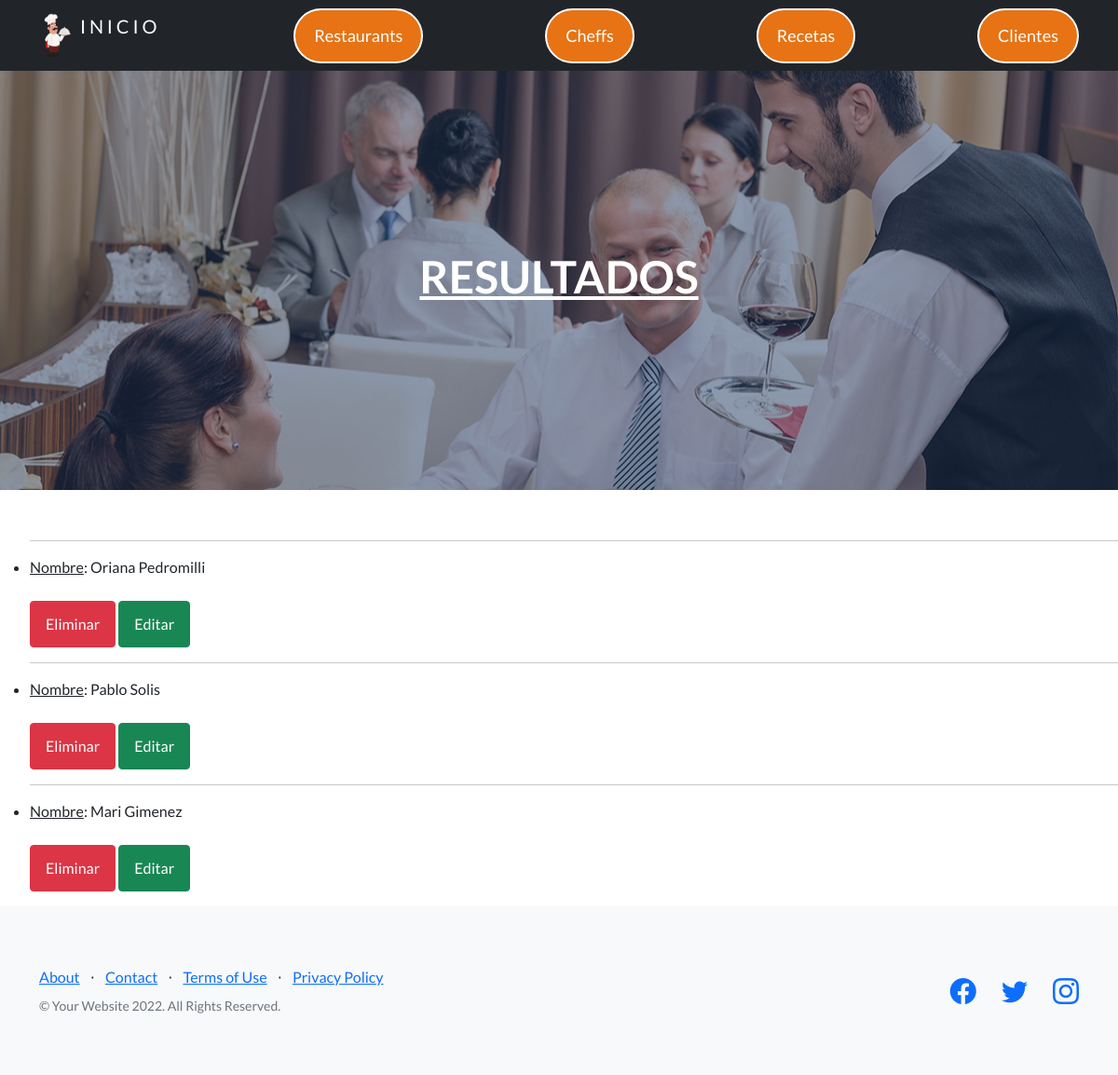
The app's page /Capuchino/leerCliente/, older data.
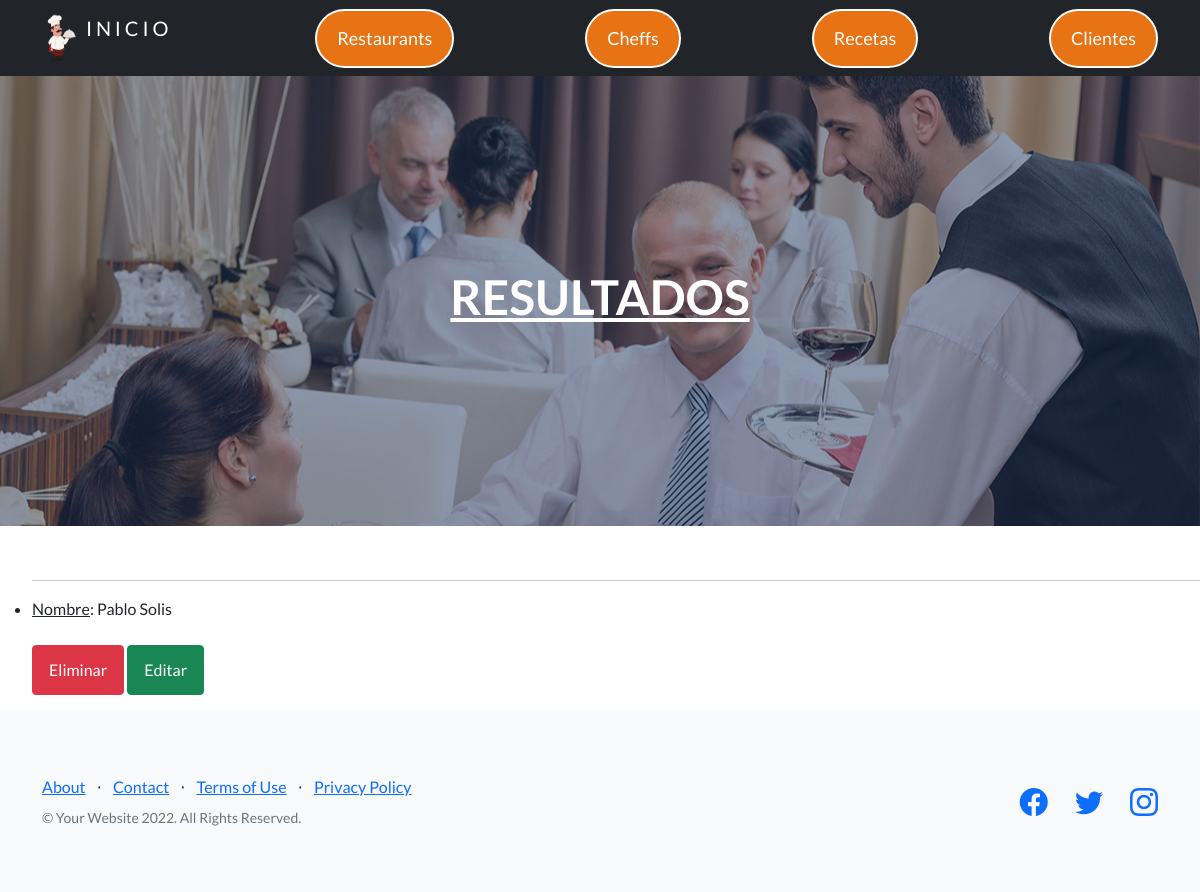
The same page, newer data.
### Capuchino/models.py (models this page shows, shortened)
class Cliente(models.Model):
    nombre= models.CharField(max_length=40)
    apellido= models.CharField(max_length=40)
    email= models.EmailField()
    reseña= models.CharField(max_length=2500)

### Capuchino/views.py (the view)
# urls.py: path('leerCliente/', leerCliente, name='leerCliente'),
def leerCliente(request):
    cliente= Cliente.objects.all()
    return render(request, 'Capuchino/leerCliente.html', {'clientes':cliente})

### Capuchino/templates/Capuchino/leerCliente.html (shortened to what this page needs)
{% extends 'Capuchino/padre2.html' %}
{% load static %}
{% block edit %}
{% static 'Capuchino/css/styles_usuarios.css' %}
{% endblock%}
{% block contenido_2 %}
<h2 style="color:white"> Listado de chef </h2>
<ul>
    {% for cliente in clientes %}
        <hr>
        <li> <u>Nombre</u>: {{ cliente.nombre }} {{ cliente.apellido }}</li>
        <br>
        <a class='btn btn-danger' href={% url 'eliminarCliente' cliente.id %}>Eliminar</a>
        <a class='btn btn-success' href={% url 'editarCliente' cliente.id %}>Editar</a>
    {% endfor %}
</ul>
{% endblock %}

Row changes from the older to the newer data that the page shows:
removed Cliente: nombre "Oriana", apellido "Pedromilli"
removed Cliente: nombre "Mari", apellido "Gimenez"
